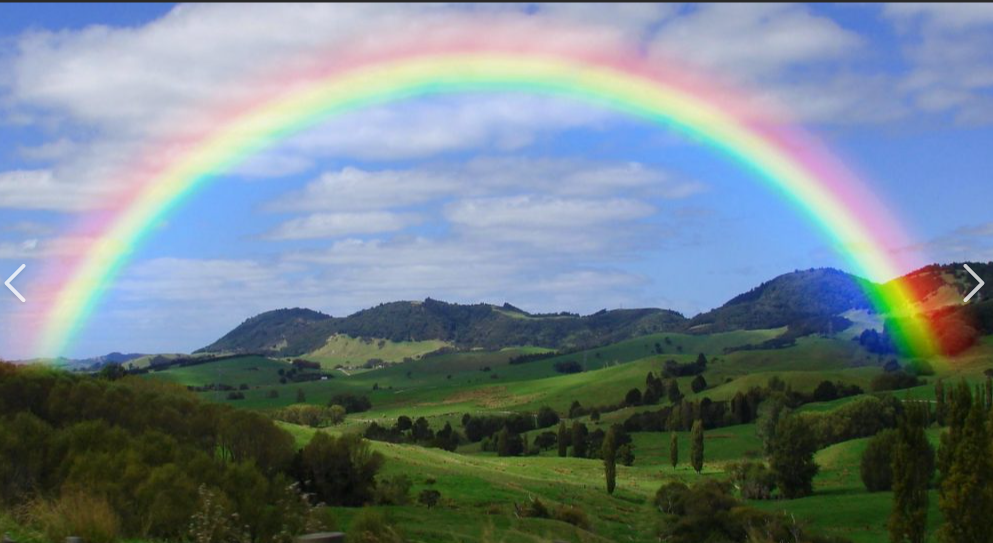
#> input picture 04 - Image processing/rainbow.PNG, 993 x 543 px
$ python 'histogram part 2.py'
#> lines starting #> are read from the running program, lines starting #| are printed output that depends on the picture
# -Histogram on a masked portion of the image
# - Histogram Equalization (is a method of contrast adjustment based on the image's histogram.


import cv2
import numpy as np
import matplotlib.pyplot as plt

rainbow= cv2.imread('rainbow.PNG')
#> rainbow is the input picture: shape (543, 993, 3); mean B, G, R 137.8, 129.7, 114.6
show_rainbow = cv2.cvtColor(rainbow,cv2.COLOR_BGR2RGB)
img = rainbow
print(img.shape)
#| (543, 993, 3)

mask =np.zeros(img.shape[:2])
#plt.imshow(mask,cmap='gray')
#plt.show()

mask[300:400,100:400] = 255
# [16 lines of commented-out code are left out]

farzin = cv2.imread('farzin2.jpg',0)
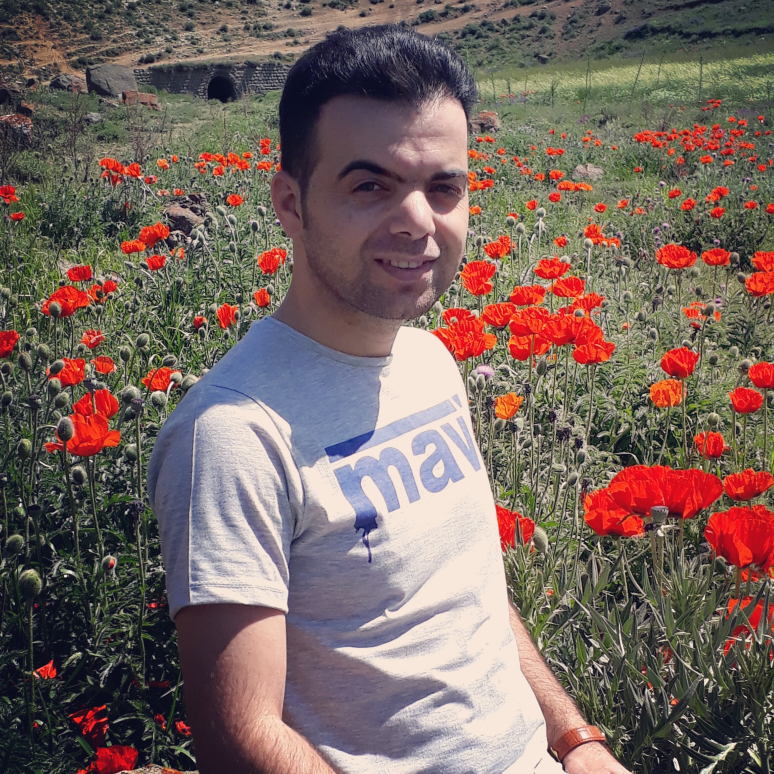
#> input picture 04 - Image processing/farzin2.jpg, 2321 x 2321 px (shown at 1/3 size)
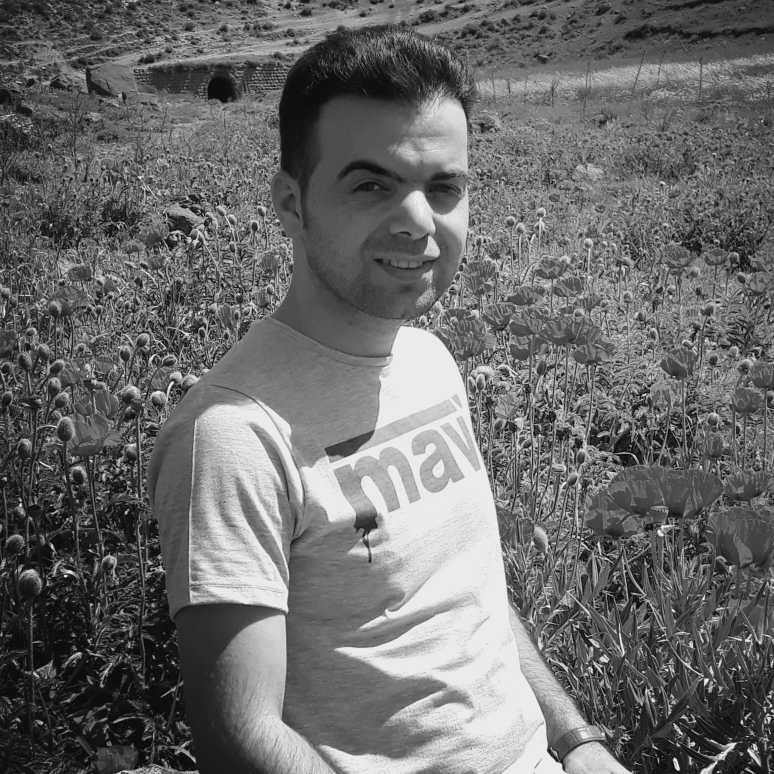
#> farzin: shape (2321, 2321) (shown at 1/3 size); min 3, max 243, mean 107.5
def display(img,cmap=None):
    fig = plt.figure(figsize=(10,8))
    ax = fig.add_subplot(111)
    ax.imshow(img,cmap)
display(farzin,cmap="gray")
#plt.show()

print(farzin.shape)
#| (2321, 2321)

hist_values = cv2.calcHist([farzin],channels=[0],mask=None,histSize=[256],ranges=[0,256])
#> hist_values = 256 values, max 198685 at index 235, min 0 at index 0, mean 21043.1
plt.plot(hist_values)
#plt.show()

eq_farzin = cv2.equalizeHist(farzin)
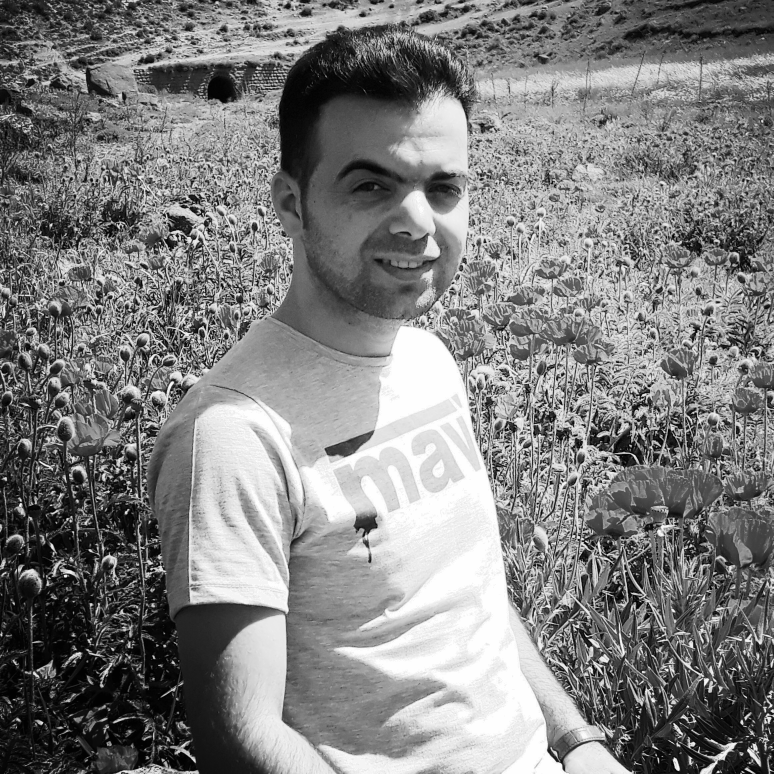
#> eq_farzin: shape (2321, 2321) (shown at 1/3 size); min 0, max 255, mean 128.3
display(eq_farzin,cmap='gray')
#plt.show()

hist_values = cv2.calcHist([eq_farzin],channels=[0],mask=None,histSize=[256],ranges=[0,256])
#> hist_values = 256 values, max 198685 at index 254, min 0 at index 3, mean 21043.1
plt.plot(hist_values)
plt.title("eq")
#plt.show()

color_farzin = cv2.imread("farzin2.jpg")
#> color_farzin is the input picture: shape (2321, 2321, 3); mean B, G, R 97.5, 103, 120.3
show_farzin = cv2.cvtColor(color_farzin,cv2.COLOR_BGR2RGB)
display(show_farzin)
plt.show()
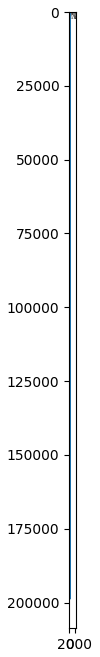
#> figure drawn by matplotlib, 1 panel
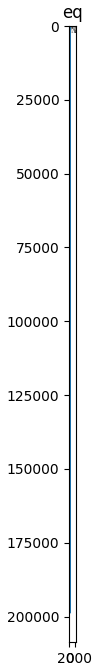
#> figure drawn by matplotlib, 1 panel

hsv = cv2.cvtColor(color_farzin,cv2.COLOR_RGB2HSV)
#> hsv: shape (2321, 2321, 3); mean H, S, V 91.3, 72.1, 127.2
print(hsv[:,:,2].min())
#| 5
hsv[:,:,2] = cv2.equalizeHist(hsv[:,:,2])
#> hsv: shape (2321, 2321, 3); mean H, S, V 91.3, 72.1, 128.2
eq_color_farzin = cv2.cvtColor(hsv,cv2.COLOR_HSV2RGB)
display(eq_color_farzin)
plt.show()


cv2.waitKey(0)
